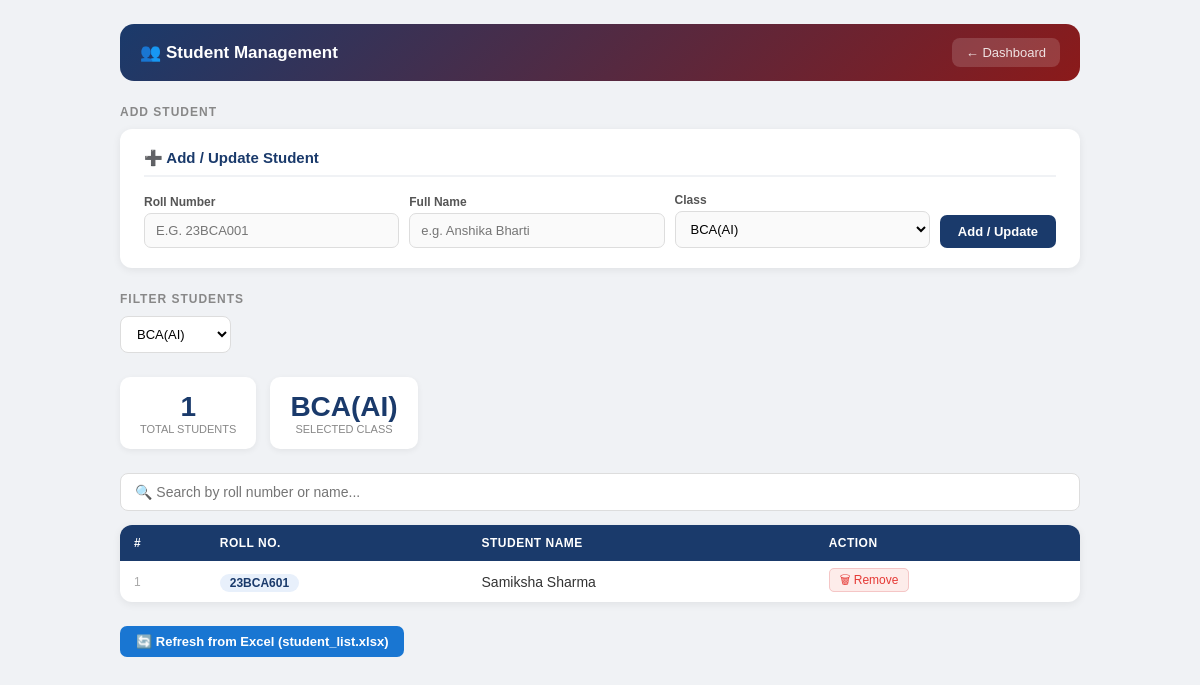
Page /students?class_id=3 (signed in) on the committed database.
### tables this page shows
CREATE TABLE classes (
            id INTEGER PRIMARY KEY AUTOINCREMENT,
            name TEXT UNIQUE NOT NULL,
            department TEXT,
            incharge_id INTEGER
        );

CREATE TABLE students (
            roll TEXT PRIMARY KEY,
            name TEXT,
            class_id INTEGER
        );

### qr_attendance_project.py (the view)
@app.route("/students")
def show_students():
    redir = require_login()
    if redir: return redir
    user    = current_user()
    classes = get_all_classes()
    class_id = request.args.get("class_id")
    if class_id:
        class_id = int(class_id)
        students = get_students_by_class(class_id)
    elif user["role"] == "coordinator":
        students = get_all_students()
        class_id = None
    else:
        class_id = user.get("class_id")
        students = get_students_by_class(class_id) if class_id else []
    return render_template("students.html",
        user=user,
        students=students,
        classes=classes,
        selected_class_id=class_id
    )

### database_logic.py (called while the page is built)
def get_db():
    conn = sqlite3.connect(DB)
    conn.execute("PRAGMA journal_mode=WAL")   # better concurrent reads
    conn.execute("PRAGMA foreign_keys=ON")
    return conn

def get_all_classes():
    conn = get_db()
    c = conn.cursor()
    c.execute("""
        SELECT cl.id, cl.name, cl.department, u.full_name
        FROM classes cl
        LEFT JOIN users u ON cl.incharge_id = u.id
        ORDER BY cl.name
    """)
    rows = c.fetchall()
    conn.close()
    return rows

def get_students_by_class(class_id):
    conn = get_db()
    c = conn.cursor()
    c.execute("SELECT roll, name, class_id FROM students WHERE class_id = ? ORDER BY roll",
              (class_id,))
    rows = c.fetchall()
    conn.close()
    return rows

### qr_attendance_project.py (called while the page is built)
def current_user():
    return session.get("user_data")

def require_login():
    if not current_user():
        return redirect(url_for("login"))
    return None

### templates/students.html (shortened to what this page needs)
<!DOCTYPE html>
<html lang="en">
<head>
</head>
<body>
<div class="topbar">
    <h1>👥 Student Management</h1>
    <a href="/dashboard">← Dashboard</a>
</div>
{% if user.role in ['coordinator', 'incharge'] %}
<div class="section">
    <div class="section-title">Add Student</div>
    <div class="panel">
        <h3>➕ Add / Update Student</h3>
        <form action="/add_student" method="POST">
            <div class="form-row">
                <div class="form-group">
                    <label>Roll Number</label>
                    <input type="text" name="roll" placeholder="e.g. 23BCA001"
                           style="text-transform:uppercase;" required>
                </div>
                <div class="form-group">
                    <label>Full Name</label>
                    <input type="text" name="name" placeholder="e.g. Anshika Bharti" required>
                </div>
                <div class="form-group">
                    <label>Class</label>
                    <select name="class_id" required>
                        {% for cls in classes %}
                        <option value="{{ cls[0] }}"
                            {% if selected_class_id and cls[0] == selected_class_id %}selected{% endif %}>
                            {{ cls[1] }}
                        </option>
                        {% endfor %}
                    </select>
                </div>
                <button type="submit" class="btn-submit">Add / Update</button>
            </div>
        </form>
    </div>
</div>
{% endif %}
<div class="section">
    <div class="section-title">Filter Students</div>
    <div class="filter-bar">
        <form method="GET" action="/students" style="display:flex;gap:10px;flex-wrap:wrap;align-items:center;">
            <select name="class_id" onchange="this.form.submit()">
                {% for cls in classes %}
                <option value="{{ cls[0] }}"
                    {% if selected_class_id and cls[0] == selected_class_id %}selected{% endif %}>
                    {{ cls[1] }}
                </option>
                {% endfor %}
            </select>
        </form>
    </div>
</div>
<div class="section">
    <div class="stats-row">
        <div class="stat-card">
            <div class="num">{{ students|length }}</div>
            <div class="lbl">Total Students</div>
        </div>
        {% if selected_class_id %}
        <div class="stat-card">
            <div class="num">
                {% for cls in classes %}{% if cls[0] == selected_class_id %}{{ cls[1] }}{% endif %}{% endfor %}
            </div>
            <div class="lbl">Selected Class</div>
        </div>
        {% endif %}
    </div>
</div>
<div class="section">
    <div class="search-wrap">
        <input type="text" id="searchInput"
               placeholder="🔍 Search by roll number or name..."
               onkeyup="filterTable()">
    </div>
    <div class="table-wrap">
        {% if students %}
        <table id="studentTable">
            <thead>
                <tr>
                    <th>#</th>
                    <th>Roll No.</th>
                    <th>Student Name</th>
                    {% if user.role in ['coordinator', 'incharge'] %}<th>Action</th>{% endif %}
                </tr>
            </thead>
            <tbody>
                {% for s in students %}
                <tr>
                    <td style="color:#aaa;font-size:12px;">{{ loop.index }}</td>
                    <td><span class="roll-badge">{{ s[0] }}</span></td>
                    <td>{{ s[1] or '—' }}</td>
                    {% if user.role in ['coordinator', 'incharge'] %}
                    <td>
                        <a href="/delete_student/{{ s[0] }}?class_id={{ selected_class_id or '' }}"
                           class="del-link"
                           onclick="return confirm('Delete student {{ s[0] }} — {{ s[1] }}?')">
                            🗑 Remove
                        </a>
                    </td>
                    {% endif %}
                </tr>
                {% endfor %}
            </tbody>
        </table>
        {% endif %}
    </div>
</div>
{% if user.role in ['coordinator', 'incharge'] %}
<div class="section">
    <a class="btn btn-blue"
       href="/refresh_students{% if selected_class_id %}?class_id={{ selected_class_id }}{% endif %}">
        🔄 Refresh from Excel (student_list.xlsx)
    </a>
</div>
{% endif %}
</body>
</html>

### templates/students.html (style rules this page uses)
* { box-sizing: border-box; margin: 0; padding: 0; }
body { font-family: Arial, sans-serif; background: #f0f2f5; padding: 24px 16px; min-height: 100vh; }
.topbar { max-width: 960px; margin: 0 auto 24px; background: linear-gradient(135deg, #1a3a6b, #8b1a1a); border-radius: 14px; padding: 14px 20px; display: flex; justify-content: space-between; align-items: center; }
.topbar h1 { color: white; font-size: 17px; }
.topbar a { color: rgba(255,255,255,0.85); text-decoration: none; font-size: 13px; padding: 7px 14px; background: rgba(255,255,255,0.15); border-radius: 8px; }
.section { max-width: 960px; margin: 0 auto 24px; }
.section-title { font-size: 12px; font-weight: bold; color: #888; text-transform: uppercase; letter-spacing: 1px; margin-bottom: 10px; }
.panel { background: white; border-radius: 12px; padding: 20px 24px; box-shadow: 0 2px 8px rgba(0,0,0,0.07); }
.panel h3 { font-size: 15px; color: #1a3a6b; margin-bottom: 16px; border-bottom: 2px solid #f0f2f5; padding-bottom: 8px; }
.filter-bar { display: flex; gap: 10px; flex-wrap: wrap; margin-bottom: 20px; align-items: center; }
.filter-bar select, .filter-bar input { padding: 9px 12px; border: 1px solid #ddd; border-radius: 8px; font-size: 13px; background: white; }
.form-row { display: flex; gap: 10px; flex-wrap: wrap; align-items: flex-end; }
.form-group { display: flex; flex-direction: column; gap: 4px; flex: 1; min-width: 130px; }
.form-group label { font-size: 12px; color: #555; font-weight: bold; }
.form-group input, .form-group select { padding: 9px 11px; border: 1px solid #ddd; border-radius: 7px; font-size: 13px; background: #fafafa; }
.btn-submit { padding: 9px 18px; border: none; border-radius: 7px; background: #1a3a6b; color: white; font-size: 13px; font-weight: bold; cursor: pointer; white-space: nowrap; }
.stats-row { display: flex; gap: 14px; flex-wrap: wrap; margin-bottom: 20px; }
.stat-card { background: white; border-radius: 10px; padding: 14px 20px; text-align: center; box-shadow: 0 2px 6px rgba(0,0,0,0.06); min-width: 120px; }
.stat-card .num { font-size: 28px; font-weight: 900; color: #1a3a6b; }
.stat-card .lbl { font-size: 11px; color: #888; text-transform: uppercase; }
.search-wrap { margin-bottom: 14px; }
.search-wrap input { width: 100%; padding: 10px 14px; border: 1px solid #ddd; border-radius: 8px; font-size: 14px; background: white; }
.table-wrap { background: white; border-radius: 12px; box-shadow: 0 2px 8px rgba(0,0,0,0.07); overflow: hidden; }
table { width: 100%; border-collapse: collapse; font-size: 14px; }
thead { background: #1a3a6b; }
th { padding: 11px 14px; text-align: left; color: white; font-size: 12px; text-transform: uppercase; letter-spacing: 0.5px; }
td { padding: 10px 14px; border-bottom: 1px solid #f0f0f0; color: #333; }
tr:last-child td { border-bottom: none; }
.roll-badge { font-weight: bold; color: #1a3a6b; background: #e8f0fb; padding: 2px 10px; border-radius: 20px; font-size: 12px; }
.del-link { color: #e53935; font-size: 12px; text-decoration: none; padding: 4px 10px; border-radius: 5px; border: 1px solid #f5c6c6; background: #fdecea; }
.btn { padding: 8px 16px; border-radius: 7px; font-size: 13px; font-weight: bold; text-decoration: none; border: none; cursor: pointer; display: inline-block; margin-right: 6px; }
.btn-blue { background: #1976d2; color: white; }

### rows in the picture
classes: name "BCA(AI)"
students: roll "23BCA601", name "Samiksha Sharma"

### other values in the picture
{{ students|length }} "1"
form field class_id "BCA(AI)"
